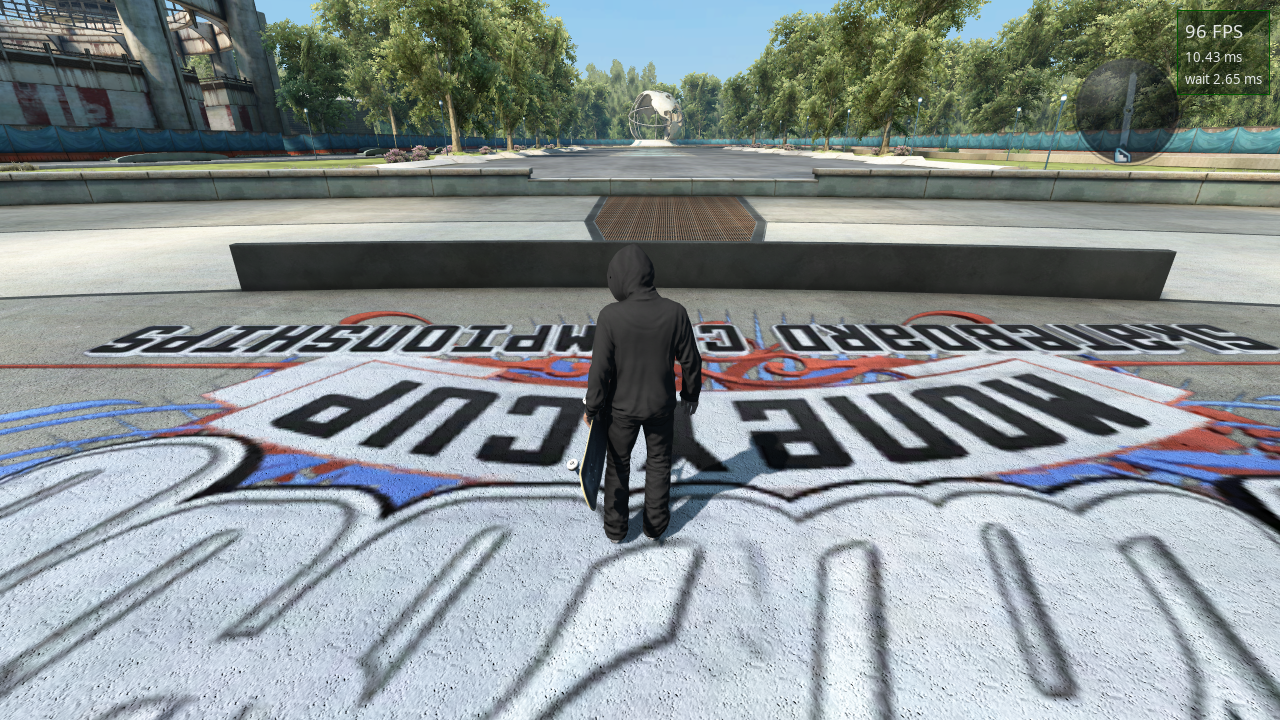
#> input picture references/official-maloof.0.png, 1280 x 720 px
$ python -i fingerprint.py   (imports and definitions only)
#> lines starting #> are read from the running program, lines starting #| are printed output that depends on the picture
"""Perceptual fingerprints for "which map is this a screenshot of".

Split out of `spotcheck` so the hash can be measured and swapped without
touching the judging logic. `scripts/hashcheck.py` scores every candidate here
against a corpus of real shots and reports the separation ratio between "two
runs of one map" and "two different maps"; whichever wins is what `ACTIVE`
names.

A signature is a bitmask plus its length, so distance is one XOR and a popcount
- a full sweep is ~110 shots, which is 6000 pairs, and the list-of-ints form
this replaced spent most of its time in Python-level loops.
"""

from __future__ import annotations

from dataclasses import dataclass
from pathlib import Path


@dataclass(frozen=True)
class Signature:
    """Either a bitmask (hamming) or a real vector (scaled L1).

    Both kinds live behind one `distance`, so a histogram fingerprint - which
    cannot be a bit hash without throwing away what makes it useful - can be
    scored against the bit hashes on the same axis.
    """
    bits: int = 0
    length: int = 0
    vector: tuple[float, ...] | None = None


def bit_count(signature: Signature) -> int:
    return signature.length


# [12 lines left out: function distance, not called in this run]


def _pack(values: list[int]) -> int:
    bits = 0
    for index, value in enumerate(values):
        if value:
            bits |= 1 << index
    return bits


def _grayscale(path: Path, width: int, height: int):
#> called with path = '../references/official-maloof.0.png', width = 17, height = 16
    from PIL import Image

    return Image.open(path).convert("L").resize((width, height), Image.BILINEAR)
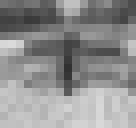
#> returned value: PIL image 17x16 L (shown 8 times larger); min 49, max 218, mean 142.9


# [5 lines left out: function average_hash, not called in this run]


def difference_hash(path: Path, side: int) -> Signature:
    """Each cell brighter than its right neighbour.

    A gradient hash rather than a level one, so a map does not change identity
    when the sky is brighter - which matters here because the shot is taken a
    few seconds after a takeover and the world is still popping in.
    """
    image = _grayscale(path, side + 1, side)
    pixels = list(image.getdata())
#> pixels = 272 values, max 218 at index 86, min 49 at index 144, mean 142.9
    values = []
    for row in range(side):
        base = row * (side + 1)
        for column in range(side):
            values.append(1 if pixels[base + column] > pixels[base + column + 1] else 0)
#> after the loop, values = 256 values, max 1 at index 0, min 0 at index 2, mean 0.477
    return Signature(_pack(values), side * side)
#> the loop in _pack, `for index, value in enumerate(values):` made 256 passes
#> (value, bits) on passes 1, 2, 5, 10, 11, 14, 15, 16, 19, 22, 25, 26: (1, 1), (1, 3), (1, 19), (1, 531), (1, 1555), (1, 9747), (1, 26131), (1, 58899), (1, 321043), (1, 2418195), (1, 19195411), (1, 52749843)
#> bits on passes 62, 69, 70, 71, 72, 76: 2378031606048024083, 297525936785400849939, 887821747144106501651, 2068413367861517805075, 4429596609296340411923, 42208528472253502121491
#> after the loop in _pack, `for index, value in enumerate(values):`: bits = 81548085100952875171521130810838982096650491698822881876973076975039325464083


def color_hash(path: Path, side: int) -> Signature:
    """Per-channel average hash.

    Worlds in this game separate on palette as much as on geometry - a night
    map, a desert map and a green park read almost identically once flattened
    to luminance, which is the failure mode a grayscale hash has here.
    """
#> called with path = '../references/official-maloof.0.png', side = 12
    from PIL import Image

    image = Image.open(path).convert("RGB").resize((side, side), Image.BILINEAR)
    values: list[int] = []
    for channel in image.split():
        pixels = list(channel.getdata())
        mean = sum(pixels) / len(pixels)
        values.extend(1 if v > mean else 0 for v in pixels)
#> this loop made 3 passes
#> mean on passes 1 to 3: 137, 145.2, 146
#> after the loop, values = 432 values, max 1 at index 5, min 0 at index 0, mean 0.477
    return Signature(_pack(values), side * side * 3)
#> the loop in _pack (call 2), `for index, value in enumerate(values):` made 432 passes
#> (value, bits) on passes 6, 7, 37, 38, 39, 40, 44, 45, 46, 47, 48, 49: (1, 32), (1, 96), (1, 68719476832), (1, 206158430304), (1, 481036337248), (1, 1030792151136), (1, 9826885173344), (1, 27419071217760), (1, 62603443306592), (1, 132972187484256), (1, 273709675839584), (1, 555184652550240)
#> bits on passes 61, 62, 73, 74, 75, 76: 1730500391516242016, 4036343400729935968, 4726402826270375149664, 14171135792009665577056, 33060601723488246431840, 70839533586445408141408


# [31 lines left out: function colour_histogram, not called in this run]


def combined(path: Path) -> Signature:
    """Gradient structure plus colour, concatenated into one bitmask."""
    structure = difference_hash(path, 16)
    colour = color_hash(path, 12)
    bits = structure.bits | (colour.bits << structure.length)
#> bits = 1284212866588517564783669370110667305109389712793066678115532007876021540908490768003080899069122301768479126353373583524689534964071169032245471439247431700561749822316839769791110731207940515645113386722835
    return Signature(bits, structure.length + colour.length)


CANDIDATES = {
    # The historical one, kept so a regression in the corpus is visible.
    "ahash16": lambda p: average_hash(p, 16),
    "ahash32": lambda p: average_hash(p, 32),
    "dhash16": lambda p: difference_hash(p, 16),
    "dhash32": lambda p: difference_hash(p, 32),
    "color12": lambda p: color_hash(p, 12),
    "combined": combined,
    "hist1x12": lambda p: colour_histogram(p, 12, 1),
    "hist2x12": lambda p: colour_histogram(p, 12, 2),
    "hist3x8": lambda p: colour_histogram(p, 8, 3),
}

# Which fingerprint `spotcheck` judges with. Chosen by measurement, not taste:
# run `scripts/hashcheck.py` and take the best separation ratio.
#
# Measured 2026-08-14 with `scripts/hashcheck.py`, under two regimes, as
# ratio = (closest different-map pair) / (widest same-map pair). Bigger is more
# room for a threshold to sit in; the bar is 4x.
#
#   regime A  every same-map pair shot at the spawn, skater stationary
#   regime B  regime A plus one same-map pair where the CAMERA HAS PANNED and
#             the skater has pushed away from the spawn
#
#                    A       B
#     ahash16      4.0x    3.1x     <- what this project used to use
#     ahash32      2.7x    3.1x
#     dhash16      7.4x    1.1x
#     dhash32      3.1x    1.1x
#     color12      3.0x    3.5x
#     combined     6.4x    2.3x
#     hist1x12    10.4x   11.3x     <- chosen
#
# Two things decided this. First, ahash16's closest pair was commcenter/matrix
# at 16, four bits above its own same-world threshold of 12 - and those shots
# are a hex-paved skatepark and a skyscraper plaza, not remotely the same place.
# Every frame in this game is a black-hooded skater centred against ground
# filling the lower half, so a luminance hash largely measures the skater.
#
# Second, and the reason the gradient hashes are out despite winning regime A:
# under camera drift dhash16 rates two shots of ONE place at 77 while rating
# Spillway against Rio at 86. That is not a threshold anyone can set. Drift is
# not controllable across a hundred unattended runs - the shot is taken a fixed
# hold after the renderer engages, and how far the skater has moved by then
# varies - so the fingerprint has to survive it. A colour histogram is invariant
# to where the camera is pointing and keeps what actually identifies a world:
# its palette and lighting.
#
# Known weakness: being colour-only, two maps with genuinely similar palettes
# could collide. Nothing in a 12-map corpus does (closest 145 against a 75
# threshold), but re-run hashcheck on the 37-map sweep before trusting it there.
ACTIVE = "hist1x12"


def signature(path: Path) -> Signature:
    return CANDIDATES[ACTIVE](path)

>>> result = combined('../references/official-maloof.0.png')

$ run again, on references/sk8itrio.png
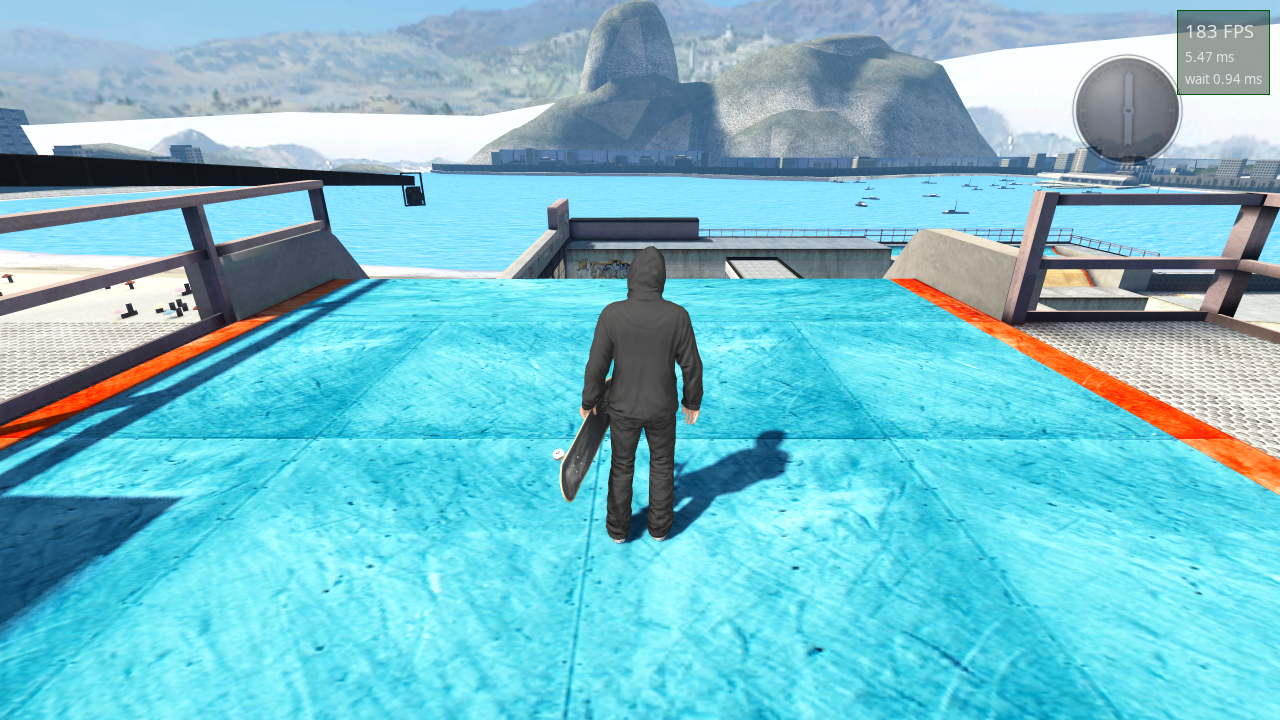
#> input picture references/sk8itrio.png, 1280 x 720 px
#> in _grayscale, `return Image.open(path).convert("L").resize((width, height), Image.BIL..`:
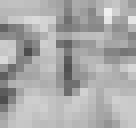
#> returned value: PIL image 17x16 L (shown 8 times larger); min 76, max 240, mean 170.2
#> in difference_hash, `pixels = list(image.getdata())`: pixels = 272 values, max 240 at index 30, min 76 at index 105, mean 170.2
#> after the loop in difference_hash, `for row in range(side):`: values = 256 values, max 1 at index 2, min 0 at index 0, mean 0.453
#> the loop in _pack, `for index, value in enumerate(values):` made 256 passes
#> (value, bits) on passes 3, 5, 6, 7, 8, 10, 11, 15: (1, 4), (1, 20), (1, 52), (1, 116), (1, 244), (1, 756), (1, 1780), (1, 18164)
#> after the loop in _pack, `for index, value in enumerate(values):`: bits = 13279839311843000781876555913130132604574331551176703840371156832038447269620
#> the loop in color_hash, `for channel in image.split():` made 3 passes
#> mean on passes 1 to 3: 117.6, 190.5, 204.5
#> after the loop in color_hash, `for channel in image.split():`: values = 432 values, max 1 at index 0, min 0 at index 29, mean 0.519
#> the loop in _pack (call 2), `for index, value in enumerate(values):` made 432 passes
#> (value, bits) on passes 1 to 8: (1, 1), (1, 3), (1, 7), (1, 15), (1, 31), (1, 63), (1, 127), (1, 255)
#> in combined, `bits = structure.bits | (colour.bits << structure.length)`: bits = 1284212866569816547271369291304211294385766285419210255871537217036811765499281039051101075414677374934249327882103559944058973534587637391319565452795927827194185588294924276658261249414949193538359115958004

$ run again, on references/sk8itspillway.png
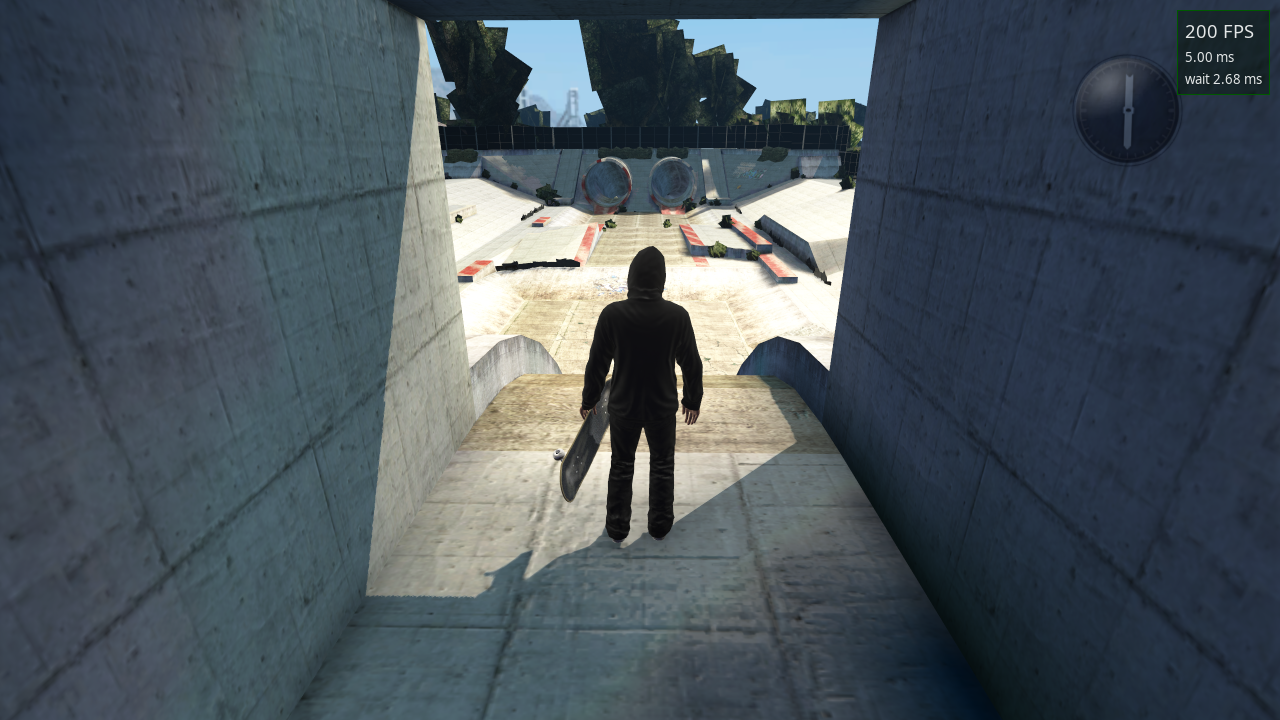
#> input picture references/sk8itspillway.png, 1280 x 720 px
#> in _grayscale, `return Image.open(path).convert("L").resize((width, height), Image.BIL..`:
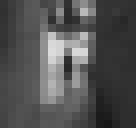
#> returned value: PIL image 17x16 L (shown 8 times larger); min 23, max 219, mean 82.3
#> in difference_hash, `pixels = list(image.getdata())`: pixels = 272 values, max 219 at index 108, min 23 at index 268, mean 82.34
#> after the loop in difference_hash, `for row in range(side):`: values = 256 values, max 1 at index 4, min 0 at index 0, mean 0.391
#> the loop in _pack, `for index, value in enumerate(values):` made 256 passes
#> (value, bits) on passes 5, 8, 11, 12, 13, 16, 22, 24: (1, 16), (1, 144), (1, 1168), (1, 3216), (1, 7312), (1, 40080), (1, 2137232), (1, 10525840)
#> after the loop in _pack, `for index, value in enumerate(values):`: bits = 14311565076041966130105735257709569325267374476399501283980130064332656516240
#> the loop in color_hash, `for channel in image.split():` made 3 passes
#> mean on passes 1 to 3: 73.95, 84.75, 92.62
#> after the loop in color_hash, `for channel in image.split():`: values = 432 values, max 1 at index 7, min 0 at index 0, mean 0.382
#> the loop in _pack (call 2), `for index, value in enumerate(values):` made 432 passes
#> (value, bits) on passes 8, 16, 18, 20, 28, 29, 40, 41: (1, 128), (1, 32896), (1, 163968), (1, 688256), (1, 134905984), (1, 403341440), (1, 550159155328), (1, 1649670783104)
#> in combined, `bits = structure.bits | (colour.bits << structure.length)`: bits = 18193230213385560711811452261559953276429652057427742749946408702531946556970124878445770684543359181936468092746651724785480479987551529164825210149926132792991160649745916929522808710753223959843834993808
